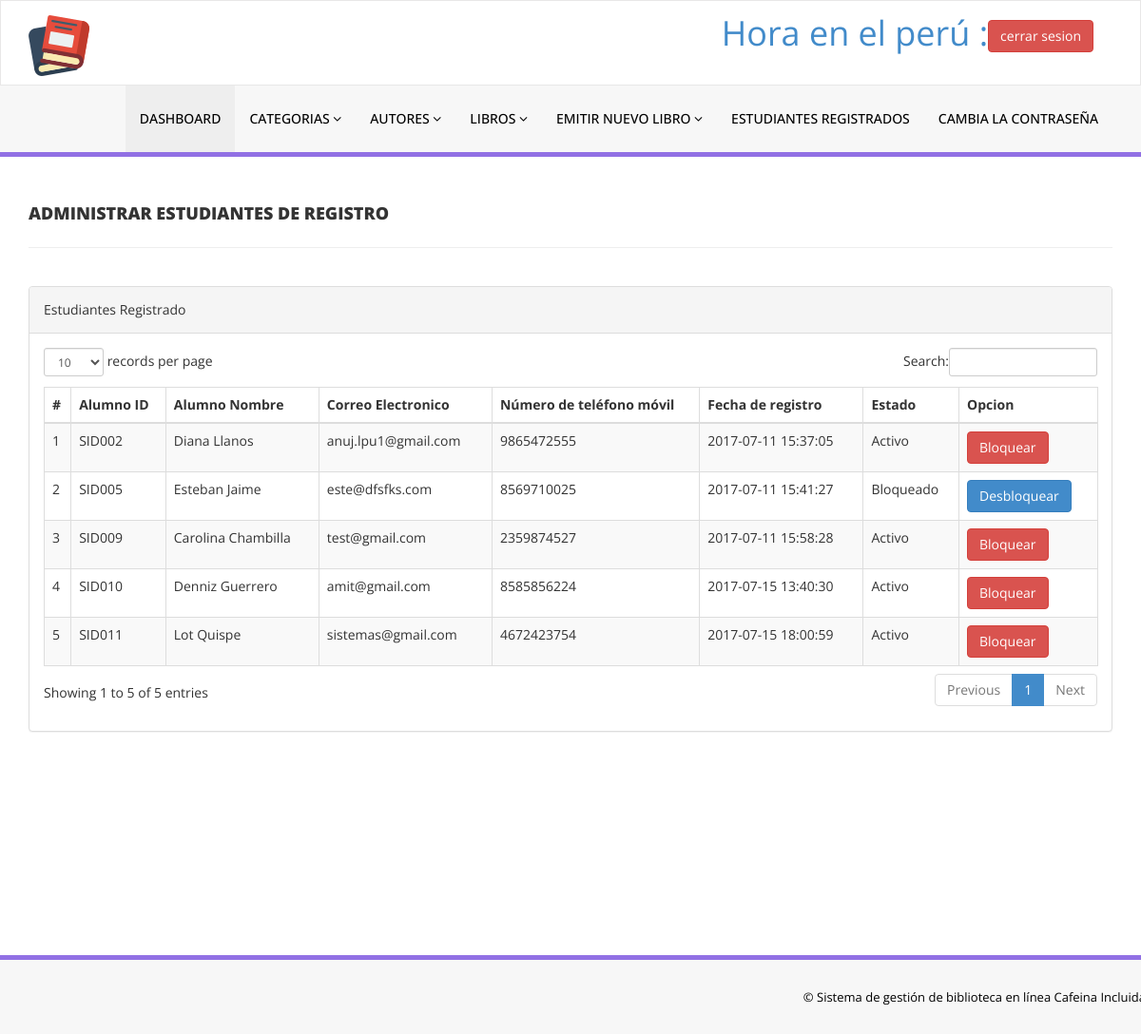
Page /admin/reg-students.php (signed in) on the committed database.
### tables this page shows
CREATE TABLE `tblstudents` (
  `id` int(11) NOT NULL,
  `StudentId` varchar(100) DEFAULT NULL,
  `FullName` varchar(120) DEFAULT NULL,
  `EmailId` varchar(120) DEFAULT NULL,
  `MobileNumber` char(11) DEFAULT NULL,
  `Password` varchar(120) DEFAULT NULL,
  `Status` int(1) DEFAULT NULL,
  `RegDate` timestamp NULL DEFAULT CURRENT_TIMESTAMP,
  `UpdationDate` timestamp NULL DEFAULT NULL ON UPDATE CURRENT_TIMESTAMP
);

### admin/reg-students.php (the view, shortened to what this page needs)
<?php
include('includes/config.php');
if(strlen($_SESSION['alogin'])==0)
    {
header('location:index.php');
}
else{
    ?>
<!DOCTYPE html>
<html xmlns="http://www.w3.org/1999/xhtml">
<head>
    <link href="assets/css/bootstrap.css" rel="stylesheet" />
    <link href="assets/css/font-awesome.css" rel="stylesheet" />
    <link href="assets/js/dataTables/dataTables.bootstrap.css" rel="stylesheet" />
    <link href="assets/css/style.css" rel="stylesheet" />
</head>
<body>
<?php include('includes/header.php');?>
    <div class="content-wrapper">
         <div class="container">
        <div class="row pad-botm">
            <div class="col-md-12">
                <h4 class="header-line">Administrar estudiantes de registro</h4>
    </div>
        </div>
            <div class="row">
                <div class="col-md-12">
                    <div class="panel panel-default">
                        <div class="panel-heading">
                          Estudiantes Registrado
                        </div>
                        <div class="panel-body">
                            <div class="table-responsive">
                                <table class="table table-striped table-bordered table-hover" id="dataTables-example">
                                    <thead>
                                        <tr>
                                            <th>#</th>
                                            <th>Alumno ID</th>
                                            <th>Alumno Nombre</th>
                                            <th>Correo Electronico </th>
                                            <th>Número de teléfono móvil</th>
                                            <th>Fecha de registro</th>
                                            <th>Estado</th>
                                            <th>Opcion</th>
                                        </tr>
                                    </thead>
                                    <tbody>
<?php $sql = "SELECT * from tblstudents";
$query = $dbh -> prepare($sql);
$query->execute();
$results=$query->fetchAll(PDO::FETCH_OBJ);
$cnt=1;
if($query->rowCount() > 0)
{
foreach($results as $result)
{               ?>
                                        <tr class="odd gradeX">
                                            <td class="center"><?php echo htmlentities($cnt);?></td>
                                            <td class="center"><?php echo htmlentities($result->StudentId);?></td>
                                            <td class="center"><?php echo htmlentities($result->FullName);?></td>
                                            <td class="center"><?php echo htmlentities($result->EmailId);?></td>
                                            <td class="center"><?php echo htmlentities($result->MobileNumber);?></td>
                                             <td class="center"><?php echo htmlentities($result->RegDate);?></td>
                                            <td class="center"><?php if($result->Status==1)
                                            {
                                                echo htmlentities("Activo");
                                            } else {
                                            echo htmlentities("Bloqueado");
}
                                            ?></td>
                                            <td class="center">
<?php if($result->Status==1)
 {?>
<a href="reg-students.php?inid=<?php echo htmlentities($result->id);?>" onclick="return confirm('¿Estás seguro de que quieres bloquear a este estudiante?');"" >  <button class="btn btn-danger"> Bloquear</button>
<?php } else {?>
                                            <a href="reg-students.php?id=<?php echo htmlentities($result->id);?>" onclick="return confirm('¿Estás seguro de que quieres activar a este estudiante?');""><button class="btn btn-primary"> Desbloquear</button>
                                            <?php } ?>
                                            </td>
                                        </tr>
 <?php $cnt=$cnt+1;}} ?>
                                    </tbody>
                                </table>
                            </div>
                        </div>
                    </div>
                </div>
            </div>
    </div>
    </div>
  <?php include('includes/footer.php');?>
</body>
</html>
<?php } ?>

### admin/assets/css/style.css (style rules this page uses)
.content-wrapper { margin-top: 40px; min-height:800px; padding-bottom:90px; }
.header-line { font-weight:900; padding-bottom:25px; border-bottom:1px solid #eeeeee; text-transform:uppercase; }
.pad-botm { padding-bottom:30px; }

### rows in the picture
tblstudents: StudentId "SID002", FullName "Diana Llanos", EmailId "anuj.lpu1@gmail.com", MobileNumber "9865472555", RegDate "2017-07-11 15:37:05"
tblstudents: StudentId "SID005", FullName "Esteban Jaime", EmailId "este@dfsfks.com", MobileNumber "8569710025", RegDate "2017-07-11 15:41:27"
tblstudents: StudentId "SID009", FullName "Carolina Chambilla", EmailId "test@gmail.com", MobileNumber "2359874527", RegDate "2017-07-11 15:58:28"
tblstudents: StudentId "SID010", FullName "Denniz Guerrero", EmailId "amit@gmail.com", MobileNumber "8585856224", RegDate "2017-07-15 13:40:30"
tblstudents: StudentId "SID011", FullName "Lot Quispe", EmailId "sistemas@gmail.com", MobileNumber "4672423754", RegDate "2017-07-15 18:00:59"
